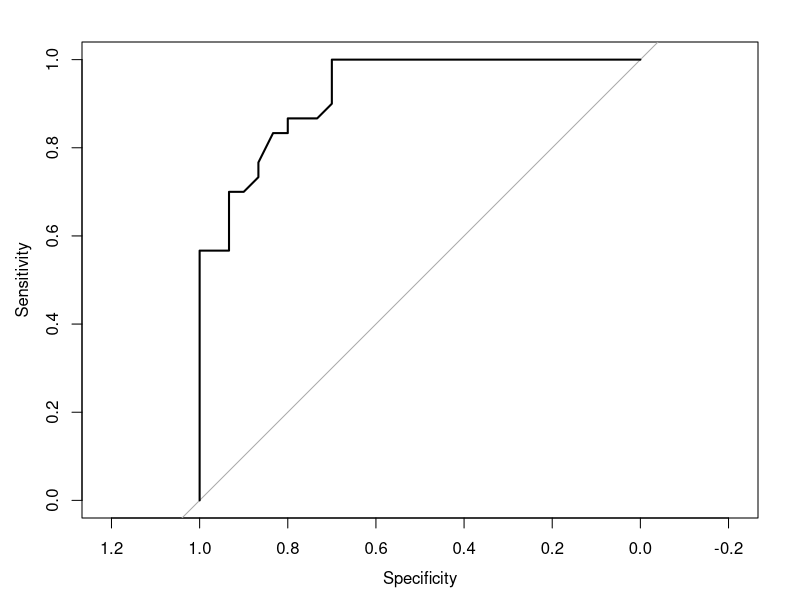
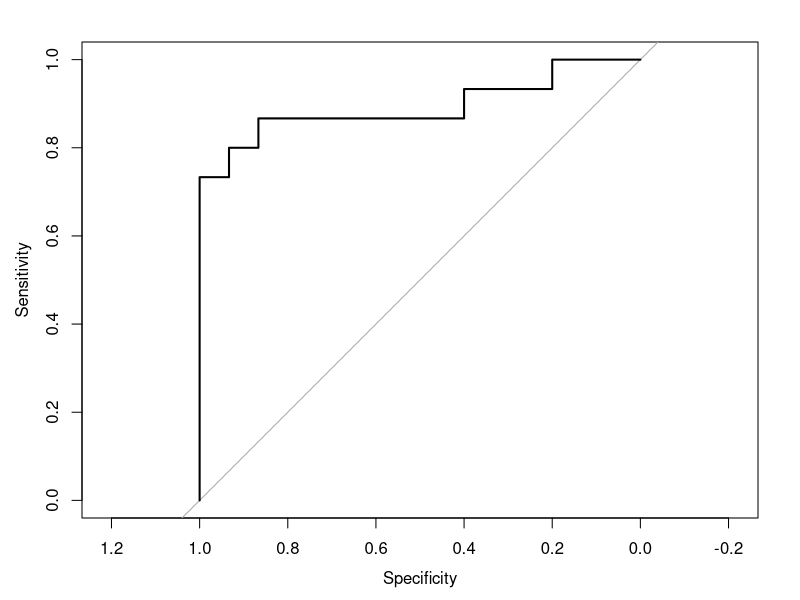
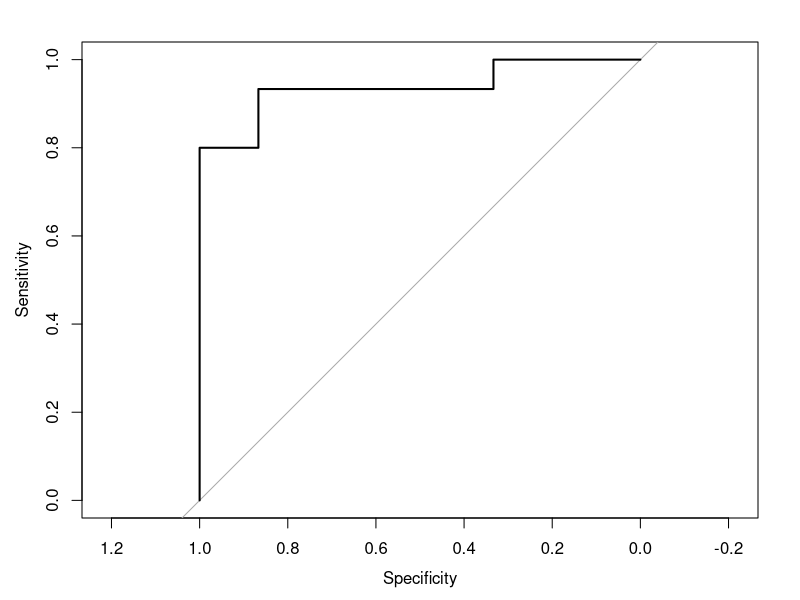

Generate these figures, in order, with R:
# Cargar librerías necesarias
library(pROC)

# Leer y preparar los datos
archivo <- read.csv2("EP09 Datos.csv")
archivo$Height <- archivo$Height / 100
archivo$IMC <- archivo$Weight / archivo$Height^2
archivo$EN <- ifelse(archivo$IMC < 25, 1, 0)
archivo$EN <- factor(archivo$EN)

# 1-Se selecciona la semilla 
set.seed(7708)

# 2- Se filtran los datos a 90 mujeres 
mujeres <- archivo[archivo$Gender == 0, ]
sobrepeso <- mujeres[mujeres$EN == 1, ]
normal <- mujeres[mujeres$EN == 0, ]

sobrepeso45 <- sobrepeso[sample(nrow(sobrepeso), 45), ]
sobrepeso30 <- sobrepeso45[1:30, ]
sobrepeso15 <- sobrepeso45[31:45, ]

normal30 <- normal[1:30, ]
normal15 <- normal[31:45, ]

# Combinar conjuntos de entrenamiento y prueba
entrenamiento <- rbind(sobrepeso30, normal30)
prueba <- rbind(sobrepeso15, normal15)


# Antiguo
#Hip.Girth + Gender + Elbows.diameter + Wrists.diameter + 
#Chest.diameter + Forearm.Girth + Ankle.Minimum.Girth + Ankles.diameter

#Chest.Girth

# 4-Se seleccionar Chest.Girth una variable que podría influir en el EN
# 5-Crear regresión logística 
modelo <- glm(EN ~ Chest.Girth, family = binomial(link = "logit"), data = entrenamiento)
print(summary(modelo))

# Definir el umbral para la clasificación
umbral <- 0.5

# Evaluar el modelo con el conjunto de entrenamiento
probs_e <- predict(modelo, entrenamiento, type = "response")
preds_e <- ifelse(probs_e >= umbral, 1, 0)

# Generar la curva ROC para el conjunto de entrenamiento
ROC_e <- roc(response = entrenamiento$EN, predictor = probs_e)
plot(ROC_e)

# Crear matriz de confusión para el conjunto de entrenamiento
table(Prediction = preds_e, Actual = entrenamiento$EN)

# Evaluar el modelo con el conjunto de prueba
probs_p <- predict(modelo, prueba, type = "response")
preds_p <- ifelse(probs_p >= umbral, 1, 0)

# Generar la curva ROC para el conjunto de prueba
ROC_p <- roc(response = prueba$EN, predictor = probs_p)
plot(ROC_p)

# Crear matriz de confusión para el conjunto de prueba
table(Prediction = preds_p, Actual = prueba$EN)

# 6- Seleccionar variables adicionales y agregarlas al modelo
# Variables antiguas: Hip.Girth, Gender, Elbows.diameter, Wrists.diameter, Chest.diameter,
# Forearm.Girth, Ankle.Minimum.Girth, Ankles.diameter
# Seleccionar al menos dos de estas para agregar al modelo
modelo_ampliado <- glm(EN ~ Chest.Girth + Hip.Girth + Wrists.diameter, family = binomial(link = "logit"), data = entrenamiento)
print(summary(modelo_ampliado))

# Evaluar la confiabilidad y ajuste del modelo ampliado
# Puede incluir evaluación de residuos, multicolinealidad, etc.

# 7- Evaluar el poder predictivo del modelo ampliado con el conjunto de prueba
probs_p_ampliado <- predict(modelo_ampliado, prueba, type = "response")
preds_p_ampliado <- ifelse(probs_p_ampliado >= umbral, 1, 0)

# Generar la curva ROC para el modelo ampliado con el conjunto de prueba
ROC_p_ampliado <- roc(response = prueba$EN, predictor = probs_p_ampliado)
plot(ROC_p_ampliado)

# Crear matriz de confusión para el modelo ampliado con el conjunto de prueba
confusion_matrix_ampliado <- table(Prediction = preds_p_ampliado, Actual = prueba$EN)

# Calcular sensibilidad y especificidad a partir de la matriz de confusión
verdaderos_positivos <- confusion_matrix_ampliado[2, 2]
falsos_negativos <- confusion_matrix_ampliado[2, 1]
verdaderos_negativos <- confusion_matrix_ampliado[1, 1]
falsos_positivos <- confusion_matrix_ampliado[1, 2]

sensibilidad_ampliado <- verdaderos_positivos / (verdaderos_positivos + falsos_negativos)
especificidad_ampliado <- verdaderos_negativos / (verdaderos_negativos + falsos_positivos)

print(paste("Sensibilidad:", sensibilidad_ampliado))
print(paste("Especificidad:", especificidad_ampliado))

